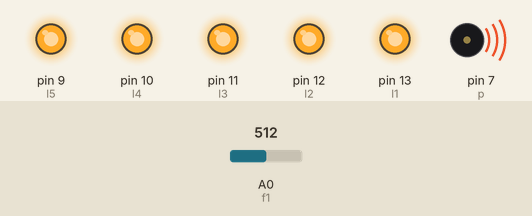
Bench run of a sketch on a simulated Arduino Uno, built with avr-gcc and run on an emulated ATmega328P. On the bench: output pins drawn as LEDs (lit = HIGH), buzzer (waves = sounding). The test bench sets the inputs (shaded band); at power-on: A0 (f1) = 512. What the sketch prints to the serial monitor is not drawn.

Above: at 0.1 s.
Timing chart, 0 to 1.6 s (numbered marks = the images above):
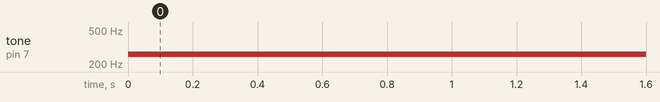

The sketch:

muz_laz.ino
```cpp
int l1 = 13;
int l2 = 12;
int l3 = 11;
int l4 = 10;
int l5 = 9;
int p =  7;

int f1 = A0;
int f2 = A1;
int f3 = A2;
int f4 = A3;
int f5 = A4;

void setup() {
pinMode(l1, OUTPUT);
pinMode(l2, OUTPUT);
pinMode(l3, OUTPUT);
pinMode(l4, OUTPUT);
pinMode(l5, OUTPUT);
pinMode(p, OUTPUT);

pinMode(f1, INPUT);
pinMode(f2, INPUT);
pinMode(f3, INPUT);
pinMode(f4, INPUT);
pinMode(f5, INPUT);

Serial.begin(9600);

digitalWrite(l1, HIGH);
digitalWrite(l2, HIGH);
digitalWrite(l3, HIGH);
digitalWrite(l4, HIGH);
digitalWrite(l5, HIGH);


}

void loop() {
  if (analogRead(f1)>320)
  {
    tone(p, 261);
    delay(500);
    }

    else if (analogRead(f2)>350 )

    {
      tone(p, 293);
      delay(500);
      }

      else if (analogRead(f3)>350 )

    {
      tone(p, 329);
      delay(500);
      }

      else if (analogRead(f4)>350 )

    {
      tone(p,349 );
      delay(500);
      }

      else if (analogRead(f5)>350 )

    {
      tone(p, 440);
      delay(500);
      }

      tone(p, -1);
Serial.println(analogRead(f1));
//Serial.println(analogRead(f2));
//Serial.println(analogRead(f3));
//Serial.println(analogRead(f4));
//Serial.println(analogRead(f5));

//delay(500);
}
```

Measured:
- by itself, tone on pin 7 (p): silent → 261 Hz at 0.00 s
